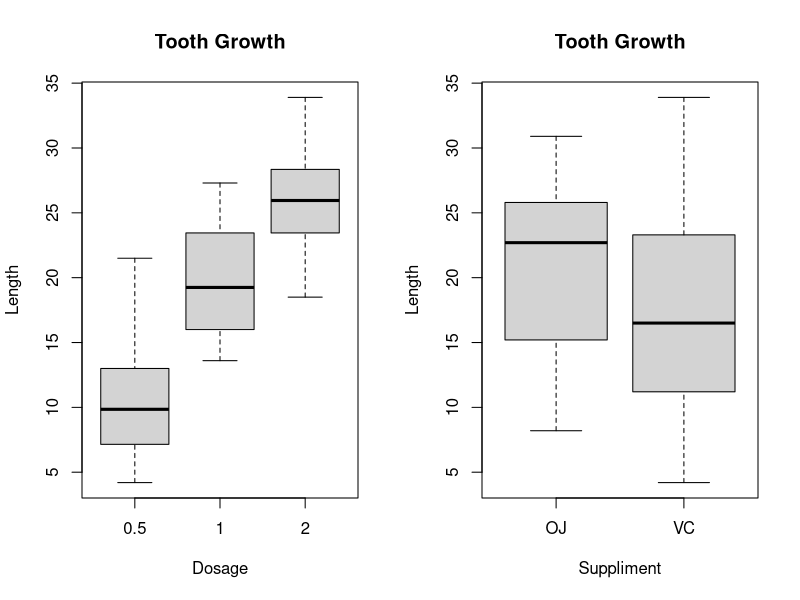

Generate this figure with R: (Note: this script raises an error after producing the figure.)
## ---- chunk 1
library(datasets)
tmp <- ToothGrowth
str(tmp)
## ---- chunk 2
par(mfrow=c(1,2))
boxplot(len~dose, data=tmp, xlab = "Dosage", ylab = "Length", main = "Tooth Growth")
boxplot(len~supp, data=tmp, xlab = "Suppliment", ylab = "Length", main = "Tooth Growth")
## ---- chunk 3
dim(tmp)
tmp$dose <- as.factor(tmp$dose)
summary(tmp)
## ---- chunk 4
table(tmp$dose, tmp$supp)
## ---- chunk 5
t1 <- t.test(len~supp, paired=F, var.equal=T, data=tmp)
t2 <- t.test(len~supp, paired=F, var.equal=F, data=tmp)
results = cbind(c(t1$p.value, t2$p.value), c(t1$conf[1],t2$conf[1]), c(t1$conf[2],t2$conf[2]))
colnames(results) <- c("P-Value", "Confidence Low", "Confidence High")
rownames(results) <- c("Equal Variances","Unequal Varariances")
results
